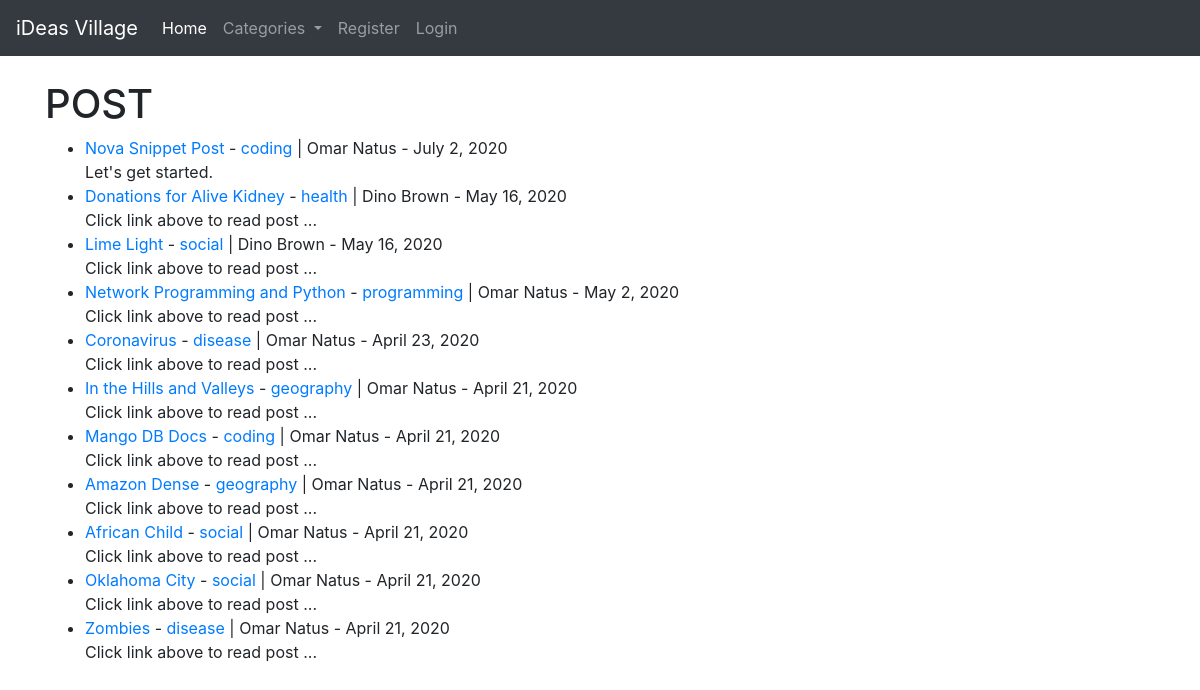
Before: / with the older database file.
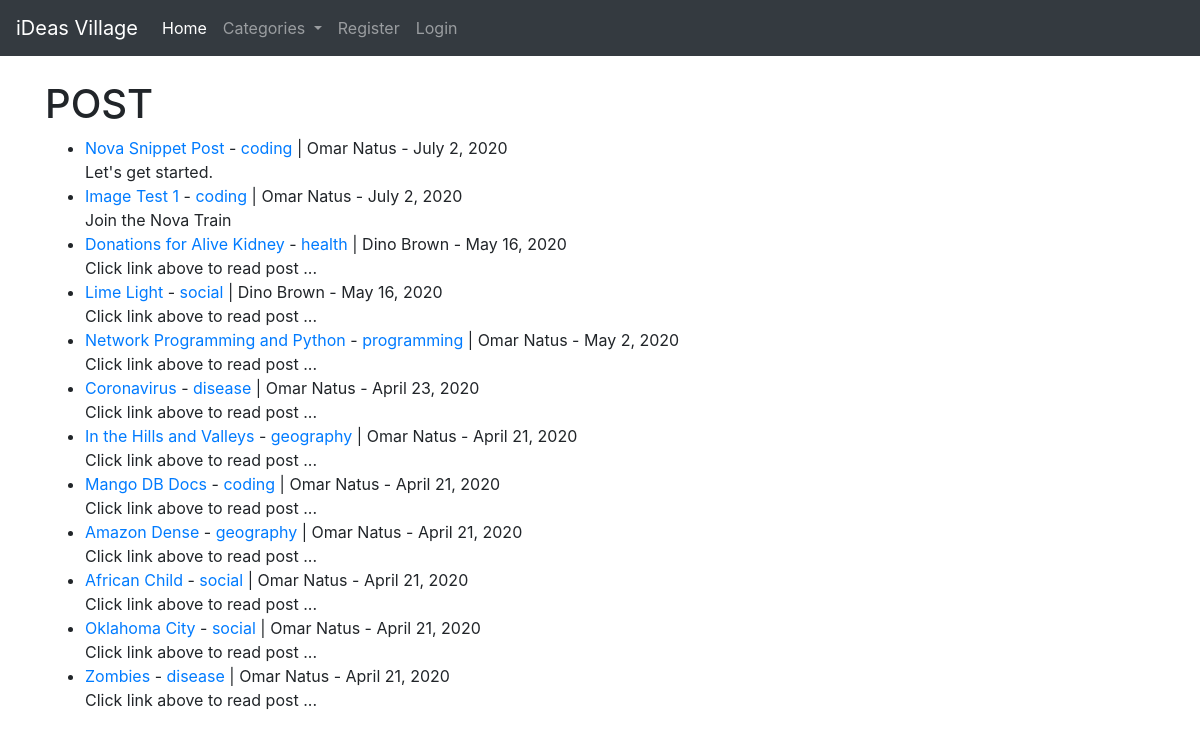
After: the same page with the newer database file.
### blog/models.py (models this page shows, shortened)
class Post(models.Model):
    title = models.CharField(max_length=255)
    header_image = models.ImageField(null=True, blank=True, upload_to='img/')
    title_tag = models.CharField(max_length=255)
    author = models.ForeignKey(User, on_delete=models.CASCADE)
    body = RichTextField(blank=True, null=True)
    post_date = models.DateField(auto_now_add=True)
    category = models.CharField(max_length=255, default='coding')
    snippet = models.CharField(max_length=255)
    likes = models.ManyToManyField(User, related_name='blog_posts')

### blog/views.py (the view)
# urls.py: path('', HomeView.as_view(), name='home'),
class HomeView(ListView):
    model = Post
    template_name = 'home.html'
    ordering = ['-post_date']
    def get_context_data(self, *args, **kwargs):
        cat_menu = Category.objects.all()
        context = super(HomeView, self).get_context_data(*args, **kwargs)
        context['cat_menu'] = cat_menu
        return context

### blog/models.py (called while the page is built)
    def __str__(self):
        return self.name

### blog/templates/home.html
{% extends 'base.html' %}
{% block content %}
<h1>POST</h1>
<ul>
    {% for post in object_list %}
        <li>
            <a href="{% url 'article_detail' post.pk %}">{{ post.title }}</a> -
            <a href="{% url 'category' post.category|slugify %}">{{ post.category }}</a> |
            {{ post.author.first_name }}
            {{ post.author.last_name }} -
            {{ post.post_date }}
            <br>
            {{ post.snippet }}
        </li>
    {% endfor %}
</ul>
{% endblock %}

### blog/templates/base.html (shortened to what this page needs)
{% load static %}
<!doctype html>
<html lang="en">
  <head>
   <link rel="stylesheet" href="https://stackpath.bootstrapcdn.com/bootstrap/4.4.1/css/bootstrap.min.css"
>
  </head>
  <body>
  {% include 'nav.html' %}
  <br>
  <div class="container">
      {% block content %}
      {% endblock %}
  </div>
  </body>
</html>

### blog/templates/nav.html (shortened to what this page needs)
<nav class="navbar navbar-expand-lg navbar-dark bg-dark">
  <a class="navbar-brand" href="{% url 'home' %}">iDeas Village</a>
  <div class="collapse navbar-collapse" id="navbarSupportedContent">
    <ul class="navbar-nav mr-auto">
      <li class="nav-item active">
        <a class="nav-link" href="{% url 'home' %}">Home <span class="sr-only">(current)</span></a>
      </li>
      {% if cat_menu %}
        <li class="nav-item dropdown">
          <a class="nav-link dropdown-toggle" href="{% url 'category-list' %}" id="navbarDropdown" role="button" data-toggle="dropdown" aria-haspopup="true" aria-expanded="false">
            Categories
          </a>
        </li>
      {% else %}
        <li class="nav-item">
          <a class="nav-link" href="{% url 'category-list' %}">Categories</a>
        </li>
      {% endif %}
      {% if user.is_authenticated %}
        <li class="nav-item">
          <a class="nav-link" href="{% url 'add_post' %}">Add Post</a>
        </li>
        <li class="nav-item">
          <a class="nav-link" href="{% url 'add_category' %}">Add Category</a>
        </li>
        <li class="nav-item">
          <a class="nav-link" href="{% url 'edit_profile' %}">Edit Profile</a>
        </li>
        <li class="nav-item">
          <a class="nav-link" href="{% url 'logout' %}">Logout</a>
        </li>
      {% else %}
        <li class="nav-item">
          <a class="nav-link" href="{% url 'register' %}">Register</a>
        </li>
        <li class="nav-item">
          <a class="nav-link" href="{% url 'login' %}">Login</a>
        </li>
      {% endif %}
    </ul>
  </div>
</nav>

Changed rows visible on the page:
added Post: title "Image Test 1", category "coding", author.first_name "Omar", author.last_name "Natus", post_date "July 2, 2020", snippet "Join the Nova Train"
